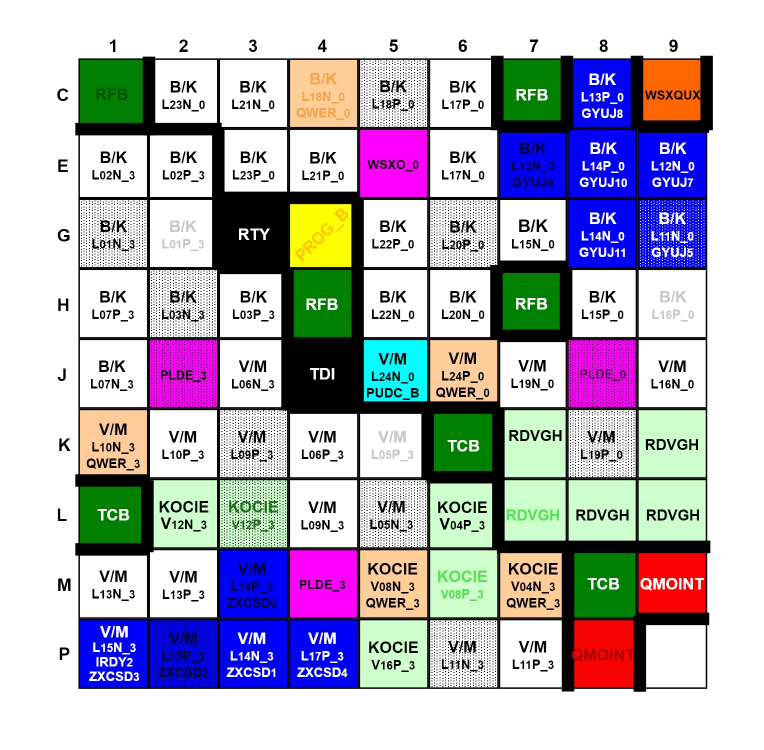
#> input picture 複賽/FPK_08.jpg, 1528 x 1500 px (shown at 1/2 size)
$ python Done08.py
#> lines starting #> are read from the running program, lines starting #| are printed output that depends on the picture; after the words box and inside, x2 and y2 are one past the last pixel; in counts of white or black regions, pixels touching at a corner belong together; long printed decimals are rounded

import os,sys
import cv2
import numpy as np
import matplotlib.pyplot as plt
from PIL import Image,ImageDraw
import pytesseract,os
from collections import defaultdict
import csv
import time
from openpyxl import Workbook

tStart = time.time()
#cv2讀圖片，並二值化得adaptive__threshold
def cv2_to_adaptive__threshold(image_file_name):
    image_color = cv2.imread(image_file_name)
    im_h ,im_w,color_channel = image_color.shape  #　01:(856,1231,3)
    image = cv2.cvtColor(image_color, cv2.COLOR_BGR2GRAY)
    adaptive_threshold = cv2.adaptiveThreshold(
        image,
        255,
        cv2.ADAPTIVE_THRESH_GAUSSIAN_C,
        cv2.THRESH_BINARY_INV, 11, 2)

    return adaptive_threshold,im_w ,im_h


def Vertical(image, axis=0):
    vertical_sum = np.sum(image, axis=0)
    #plt.plot(range(vertical_sum.shape[0]),vertical_sum)
    #plt.gca()
    #plt.show()
    return vertical_sum

def Horizontal(image, axis=1):
    horizontal_sum = np.sum(image, axis=1)
    #plt.plot(horizontal_sum, range(horizontal_sum.shape[0]))
    #plt.gca().invert_yaxis()
    #plt.show()
    return horizontal_sum

#im是使用PIL開啟圖
def box_cut(im,left, upper, right, lower):
    #img_name = "./FPK_04.jpg"
    #im = Image.open(img_name)
    region = im.crop((left, upper, right, lower))
    return region

#檢查表格位置是否正確，可調==1處
def box_ranges_from_array(lis,a,b):
    if lis[b]-lis[a] == 1:
        return False
    else:
        return True

def image_sum(image):
    hori =  np.sum(image, axis=1)
    sum_all =  np.sum(hori, axis=0)
    return sum_all/255

# [21 lines left out: function extract_peek_ranges_from_array, not called in this run]

def saperate_by_space(array_vals, space_size, minimun_val):
    start_i = None
    end_i = None
    peek_ranges = []
    space_counter = 0

    for i, val in enumerate(array_vals):
        if val > minimun_val and start_i is None:
            start_i = i
        elif val > minimun_val and start_i is not None:
            space_counter = 0
            if i is len(array_vals) -1:
                peek_ranges.append((start_i, i))
            end_i = None

        elif val < minimun_val and start_i is not None:
            if space_counter is 0:
                end_i = i;
            space_counter = space_counter + 1


            if space_counter is space_size :
                peek_ranges.append((start_i, end_i))
                start_i = None
                end_i = None
        elif val < minimun_val and start_i is None:
            pass
        #else:
        #    raise ValueError("cannot parse this case...")
    return peek_ranges


#TorF:是否要另外切座標,fra:圖像高度或寬度的多少
def get_cut_coor(TorF,adaptive_threshold,fra,im_w ,im_h):
    vertical = Vertical(adaptive_threshold/255)
    horizontal= Horizontal(adaptive_threshold/255)

    box_x = np.where(vertical > (im_h*fra)) #大約為圖像高度的??
    box_y = np.where(horizontal > (im_w*fra))
    Box_x = box_x[0]
    listx = Box_x.tolist()
    #print(Box_x)
    Box_y = box_y[0]
    listy = Box_y.tolist()

    #可調整參數決定範圍(框線厚度)
    ran = 4
    for k1 in range(len(listx)-1):
        if listx[k1+1]-listx[k1] < ran:
            listx[k1]=0

    for k2 in range(len(listy)-1):
        if listy[k2+1]-listy[k2] < ran:
            listy[k2]=0

    while 0 in listx:
        listx.remove(0)
    while 0 in listy:
        listy.remove(0)

    #需調整座標裁切的space_size.minimun_val
    if TorF:
        coor1 = saperate_by_space(vertical , space_size=5, minimun_val=3)
        coor2 = saperate_by_space(horizontal , space_size=5, minimun_val=10)
        sx=0
        sy=0

        for i,coorx in enumerate(coor1):
            c1 = coorx[0]
            c2 = coorx[1]
            if c2-c1 < 50:
                sx = c1
        for j,coory in enumerate(coor2):
            c3 = coory[0]
            c4= coory[1]
            if c4-c3 < 50:
                sy = c3
        #將座標的位置起始，插入陣列第一個
        listx.insert(0,sx)
        listy.insert(0,sy)

        return listx,listy

def color_image_threshold(im,percent,i,j,sum_value):
    table = []
    gray_image = im.convert('L') #轉為灰度圖
    threshold = np.max(gray_image)*percent
    for k in range(256):
        if k < threshold:
            table.append(0)
        else:
            table.append(1)
    bin_image = gray_image.point(table,'1')

    #如為黑底白字，反轉為白底黑字
    sum_all = image_sum(bin_image)
    #print(str(cnt) , sum_all)
    if sum_all < sum_value and i > 0 and j > 0:
        bin_image = bin_image.point(lambda x : 1-x)

    return bin_image

#去除多餘框線，可調參數(大於圖片長或寬的多少)
def clear_line(img_name):
    image = cv2.imread(img_name,0)
    im_h ,im_w = image.shape
    ret,adaptive = cv2.threshold(
        image,
        190,
        255,
        cv2.THRESH_BINARY_INV)

    #找出多於框限
    vertical = Vertical(adaptive)/255
    horizontal = Horizontal(adaptive)/255
    small_box_x = np.where(vertical > (3*im_h/4)) #400大約為圖像高度的一半
    small_box_y = np.where(horizontal > (3*im_w/4))

    #去掉框線
    for k in small_box_y:
        adaptive[k,:] = 0
    for k in small_box_x:
        adaptive[:,k]=0

    #原圖去框
    for k in small_box_y:
        image[k,:]=255
    for k in small_box_x:
        image[:,k]=255

    return image

#用3*3的中值滤波器
# [8 lines left out: function m_filter, not called in this run]

def image_name(file_name,index_x,index_y,i,j):
    final = file_name+"/"+str(index_y[j]) + str(index_x[i])+".jpg"
    return final

##結束函式定義


# In[9]:


#圖片檔案名稱
img_name = "./FPK_08.jpg"
im = Image.open(img_name)
#> im is the input picture: PIL image 1528x1500 RGB; mean R, G, B 180.7, 178.1, 190.1
pytesseract.pytesseract.tesseract_cmd = './Tesseract-OCR/tesseract.exe'
adaptive_threshold,im_w ,im_h = cv2_to_adaptive__threshold(img_name)
#> in cv2_to_adaptive__threshold, `image = cv2.cvtColor(image_color, cv2.COLOR_BGR2GRAY)`:
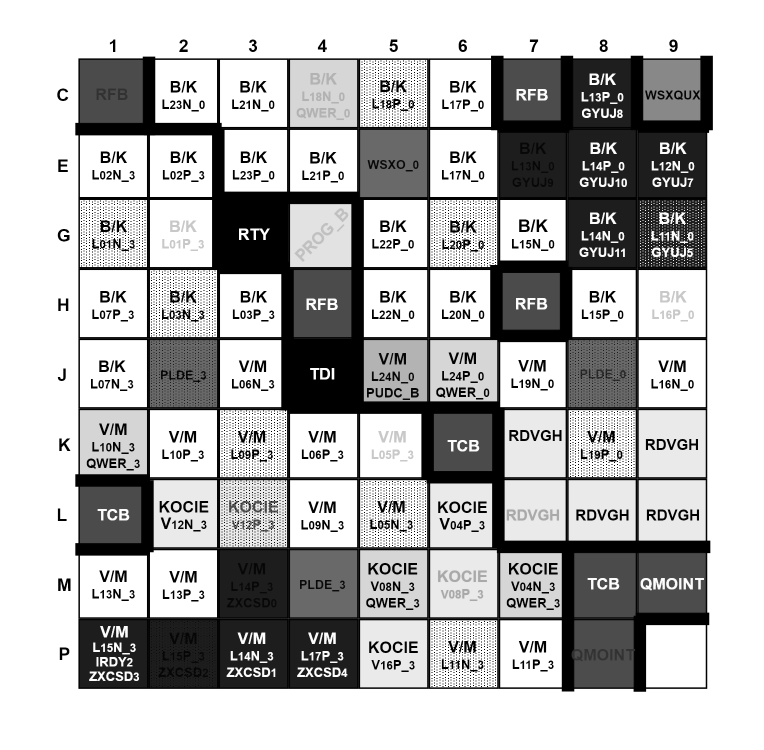
#> image: shape (1500, 1528) (shown at 1/2 size); min 0, max 255, mean 180.2
#> in cv2_to_adaptive__threshold, `adaptive_threshold = cv2.adaptiveThreshold( image, 255, cv2.ADAPTIVE_T..`:
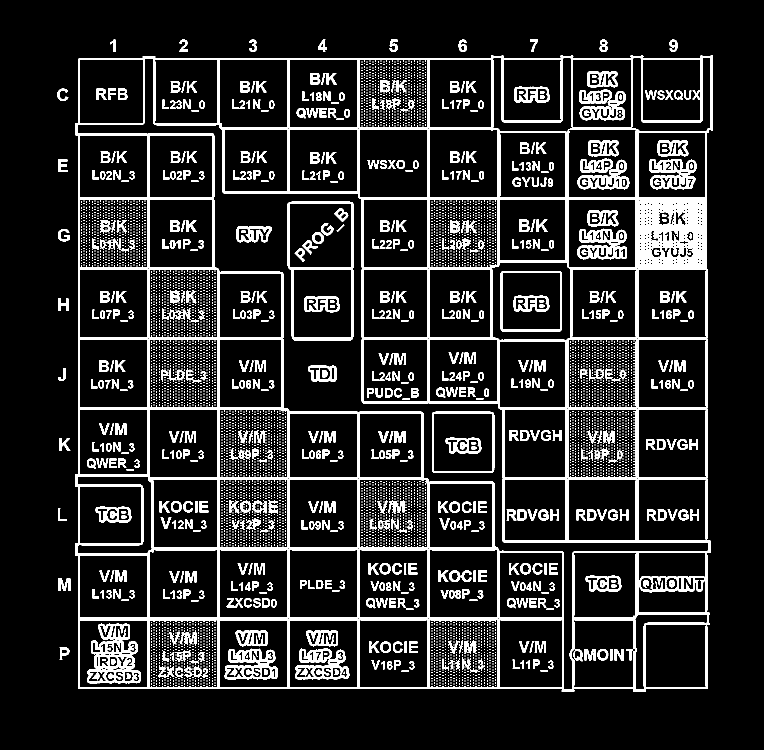
#> adaptive_threshold: shape (1500, 1528) (shown at 1/2 size); 13.4% white; 6637 white regions (5961 under 20 px), largest, box (x1, y1, x2, y2) and area: (150, 111, 1426, 1384) 137546, (574, 403, 708, 681) 4563, (174, 1280, 282, 1367) 4521
#> im_w = 1528; im_h = 1500

#圖片儲存的資料夾
name = "./cut08"
if not os.path.isdir(name):
    os.mkdir(name)

##儲存其他圖片的資料夾
#name2 = "./cut08old"
#if not os.path.isdir(name2):
#    os.mkdir(name2)
##

listx,listy = get_cut_coor(True,adaptive_threshold,7/18,im_w ,im_h)#需調參數，獲得表格座標
#> in Vertical, `vertical_sum = np.sum(image, axis=0)`: vertical_sum = 1528 values, max 1213 at index 157, min 0 at index 0, mean 201.4
#> in get_cut_coor, `vertical = Vertical(adaptive_threshold/255)`: vertical has the same summary as vertical_sum in Vertical
#> in Horizontal, `horizontal_sum = np.sum(image, axis=1)`: horizontal_sum = 1500 values, max 1226 at index 1377, min 0 at index 0, mean 205.1
#> in get_cut_coor, `horizontal= Horizontal(adaptive_threshold/255)`: horizontal has the same summary as horizontal_sum in Horizontal
#> in get_cut_coor, `Box_x = box_x[0]`: Box_x = 49 values from 157 to 1414
#> in get_cut_coor, `Box_y = box_y[0]`: Box_y = 49 values from 117 to 1377
#> the loop in get_cut_coor, `for k1 in range(len(listx)-1):` made 48 passes
#> after the loop in get_cut_coor, `for k1 in range(len(listx)-1):`: listx = 49 values, max 1414 at index 48, min 0 at index 0, mean 160.8
#> the loop in get_cut_coor, `for k2 in range(len(listy)-1):` made 48 passes
#> after the loop in get_cut_coor, `for k2 in range(len(listy)-1):`: listy = 49 values, max 1377 at index 48, min 0 at index 0, mean 152.9
#> the loop in get_cut_coor, `while 0 in listx:` made 39 passes
#> after the loop in get_cut_coor, `while 0 in listx:`: listx = [159, 299, 439, 579, 719, 859, 999, 1136, 1276, 1414]
#> the loop in get_cut_coor, `while 0 in listy:` made 39 passes
#> after the loop in get_cut_coor, `while 0 in listy:`: listy = [119, 259, 399, 539, 679, 819, 959, 1100, 1240, 1377]
#> the loop in saperate_by_space, `for i, val in enumerate(array_vals):` made 1528 passes
#> space_counter on pass 142: 1
#> space_counter on passes 117 to 122: 0, 0, 0, 0, 0, 0
#> after the loop in saperate_by_space, `for i, val in enumerate(array_vals):`: peek_ranges = [(115, 141), (150, 1426)]
#> the loop in saperate_by_space (call 2), `for i, val in enumerate(array_vals):` made 1500 passes
#> space_counter on pass 105: 1
#> in get_cut_coor, `coor2 = saperate_by_space(horizontal , space_size=5, minimun_val=10)`: coor2 = [(79, 104), (111, 1383)]
#> the loop in get_cut_coor, `for i,coorx in enumerate(coor1):` made 2 passes
#> (c1, c2, sx) on pass 1: (115, 141, 115)
#> the loop in get_cut_coor, `for j,coory in enumerate(coor2):` made 2 passes
#> (c3, c4, sy) on pass 1: (79, 104, 79)
#> listx = [115, 159, 299, 439, 579, 719, 859, 999, 1136, 1276, 1414]; listy = [79, 119, 259, 399, 539, 679, 819, 959, 1100, 1240, 1377]
step=3
index_y = ["0","C","E","G","H","J","K","L","M","P"]
index_x = [str(i) for i in range(0,10)]
for j in range(int(len(listy))-1):
    if box_ranges_from_array(listy,j,j+1):
        for i in range(int(len(listx))-1):
            if box_ranges_from_array(listx,i,i+1):

                if i==0 or j==0:
                    new = box_cut(im,listx[i]-3,listy[j]-1,listx[i+1]-3,listy[j+1]-3)
                else:
                    new = box_cut(im,listx[i]+5,listy[j]+5,listx[i+1]-5,listy[j+1]-5)
                bin_image = color_image_threshold(new ,0.85,i,j,25)
#> in color_image_threshold, `gray_image = im.convert('L')`:
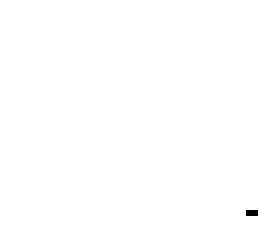
#> gray_image: PIL image 44x38 L (shown 6 times larger); values 254 (black) and 255 (white), 99.9% white; black in thin lines or dots, all inside (x1, y1, x2, y2) = (41, 35, 43, 36)
#> in color_image_threshold, `threshold = np.max(gray_image)*percent`: threshold = 216.8
#> after the loop in color_image_threshold, `for k in range(256):`: table = 256 values from 0 to 1
#> in color_image_threshold, `bin_image = gray_image.point(table,'1')`: bin_image: PIL image 44x38 1; every value is 1
#> in image_sum, `hori =  np.sum(image, axis=1)`: hori = 38 values from 44 to 44
#> in image_sum, `sum_all =  np.sum(hori, axis=0)`: sum_all = 1672
#> in color_image_threshold, `sum_all = image_sum(bin_image)`: sum_all = 6.56

                #照片儲存與讀取名稱
                img_name = image_name(name,index_x,index_y,i,j)#可存name2
#> in image_name, `final = file_name+"/"+str(index_y[j]) + str(index_x[i])+".jpg"`: final = './cut08/00.jpg'
#> img_name = './cut08/00.jpg'
                bin_image.save(img_name)#存完二值化小圖

                #去除多餘框線，可調函數內參數(大於圖片長或寬的多少)
                image = clear_line(img_name)
#> in clear_line, `ret,adaptive = cv2.threshold( image, 190, 255, cv2.THRESH_BINARY_INV)`: adaptive: shape (38, 44); every value is 0
#> in clear_line, `vertical = Vertical(adaptive)/255`: vertical = 44 values from 0 to 0
#> in clear_line, `horizontal = Horizontal(adaptive)/255`: horizontal = 38 values from 0 to 0
#> in clear_line, `small_box_x = np.where(vertical > (3*im_h/4))`: small_box_x = (empty array,)
#> the loop in clear_line, `for k in small_box_y:` made 1 pass
#> the loop in clear_line, `for k in small_box_x:` made 1 pass
                cv2.imwrite(img_name,image)
                #存去邊框小圖


                #條件去噪
                #if (j==3and (i==1or i ==9))or(j==5and i==2)or(j==7and i==3):
                """
                im_copy=[]
                im=io.imread(img_name)
                im_copy = im.copy()
                for ii in range(int(step/2),im.shape[0]-int(step/2)):
                    for jj in range(int(step/2),im.shape[1]-int(step/2)):
                        im_copy[ii][jj]= m_filter(ii,jj)
                io.imsave(img_name,im_copy)
                """
                    # 上面or下面 #兩種方法#
                if (j==1and i==5)or(j==3 and (i==1or i ==6or i==9))or(j==4and i==2)or(j==5and (i==2or i==8))or(j==6and (i==3or i==8))or(j==7and (i==3or i==5))or(j==9and (i==2 or i==6)):
                    img = cv2.imread(img_name)
                    img = cv2.medianBlur(img,3)
                    ret,img = cv2.threshold(img,175,255,cv2.THRESH_BINARY)
                    cv2.imwrite(img_name,img)


tEnd = time.time()
print("cost time :",tEnd-tStart)
#| cost time : 0.8354
################################################################


pytesseract.pytesseract.tesseract_cmd = '.\Tesseract-OCR\\tesseract.exe'
# [41 lines left out: functions revise2, revise, not called in this run]

def idtfy(ws,wb):
    path = "./cut08/"###改
    dirs = os.listdir( path )
    for filename in dirs:
        name=filename.split('.', 1 )
        img = cv2.imread(path + filename)
        # img = cv2.copyMakeBorder(img,10,10,10,10, cv2.BORDER_CONSTANT,value=[255,255,255])#### 加白框
        im_h,im_w,tmp=img.shape
        img=cv2.resize(img,(im_w*10,im_h*10))
        code=pytesseract.image_to_string(img,lang='eng',config='-psm 6')# ,  if block用6
        code=revise(code)
        print(name[0],code)
        ws.append([name[0],code.encode("utf8").decode("cp950", "ignore")])


def write_xls():
    wb = Workbook()
    ws = wb.active
    ws.append(["NUMBER","CONTENT"])
    idtfy(ws,wb)
    wb.save('Team_025_08.xlsx')###改


write_xls()
